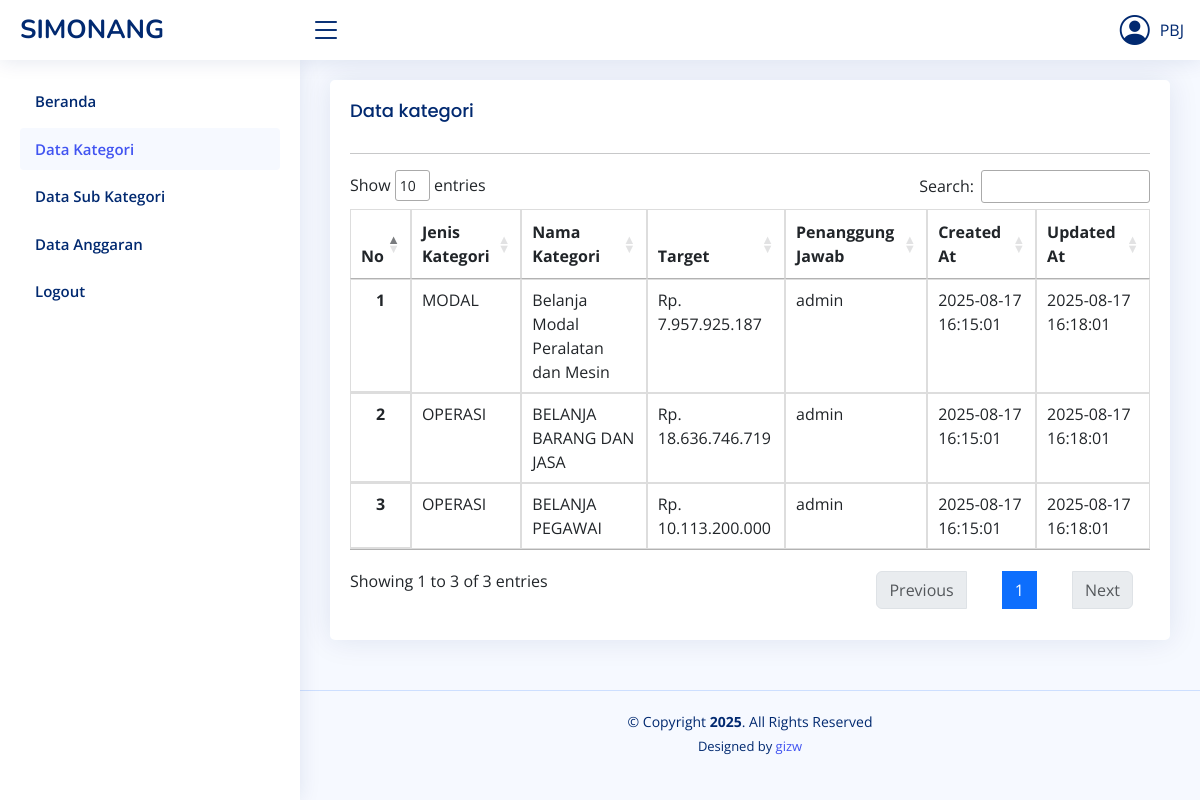
Screenshot of /kategori.php (signed in) with the database file from the repository.
### tables this page shows
CREATE TABLE `kategori` (
  `id_kategori` int(11) NOT NULL,
  `id_user` int(11) NOT NULL,
  `jns_kategori` varchar(50) NOT NULL,
  `nm_kategori` varchar(60) NOT NULL,
  `target` bigint(20) NOT NULL,
  `created_at` timestamp NOT NULL DEFAULT current_timestamp(),
  `updated_at` timestamp NOT NULL DEFAULT current_timestamp() ON UPDATE current_timestamp()
);

CREATE TABLE `pengguna` (
  `id_pengguna` int(11) NOT NULL,
  `nama` varchar(100) NOT NULL,
  `username` varchar(100) NOT NULL,
  `password` varchar(100) NOT NULL,
  `role` varchar(100) NOT NULL,
  `foto` text NOT NULL
);

### kategori.php (the view, shortened to what this page needs)
<?php include('head.php'); ?>
<body>
    <?php include('side_bar.php'); ?>
    <main id="main" class="main">
        <section class="section">
            <div class="row">
                <div class="col-lg-12">
                    <div class="card">
                        <div class="card-body">
                            <h5 class="card-title">Data kategori</h5>
                            <hr>
                            <div class="table-responsive">
                            <table class="table datatable">
                                <thead>
                                    <tr>
                                        <th scope="col">No</th>
                                        <th scope="col">Jenis Kategori</th>
                                        <th scope="col">Nama Kategori</th>
                                        <th scope="col">Target</th>
                                        <th scope="col">Penanggung Jawab</th>
                                        <th scope="col">Created At</th>
                                        <th scope="col">Updated At</th>
                                    </tr>
                                </thead>
                                <tbody>
                                    <?php
                                        require 'dbcon.php';
                                        $no = 1;
                                        $query = $conn->query("SELECT kategori.*, pengguna.nama
                                                            FROM kategori
                                                            LEFT JOIN pengguna ON kategori.id_user = pengguna.id_pengguna
                                                            ORDER BY kategori.id_kategori DESC");
                                        while ($row = $query->fetch_array()) {
                                    ?>
                                    <tr>
                                        <th scope="row"><?php echo $no++; ?></th>
                                        <td><?php echo $row['jns_kategori']; ?></td>
                                        <td><?php echo $row['nm_kategori']; ?></td>
                                        <td><?php echo 'Rp. '.number_format($row['target'], 0, ",", ".");?></td>
                                        <td><?php echo $row['nama']; ?></td>
                                        <td><?php echo $row['created_at']; ?></td>
                                        <td><?php echo $row['updated_at']; ?></td>
                                    </tr>
                                    <?php
                                        }
                                    ?>
                                </tbody>
                            </table>
                        </div>
                        </div>
                    </div>
                </div>
            </div>
        </section>
    </main>
    <?php include('footer.php'); ?>
</body>
</html>

### assets/css/style.css (style rules this page uses)
:root { scroll-behavior: smooth; }
body { font-family: "Open Sans", sans-serif; background: #f6f9ff; color: #444444; }
h1, h2, h3, h4, h5, h6 { font-family: "Nunito", sans-serif; }
#main { margin-top: 60px; padding: 20px 30px; transition: all 0.3s; }
.card { margin-bottom: 30px; border: none; border-radius: 5px; box-shadow: 0px 0 30px rgba(1, 41, 112, 0.1); }
.card-title { padding: 20px 0 15px 0; font-size: 18px; font-weight: 500; color: #012970; font-family: "Poppins", sans-serif; }
.card-body { padding: 0 20px 20px 20px; }
@media (min-width: 1200px) { #main, #footer { margin-left: 300px; } }

### head.php (style rules this page uses)
table.datatable { border-collapse: collapse; }
table.datatable th, table.datatable td { border: 1px solid #ddd; padding: 8px; }
table.datatable th { font-weight: bold; border-bottom: 2px solid #ddd; text-align:center; }
table.datatable tr:nth-child(even) { background-color: #f9f9f9; }

### rows the page displays
kategori: jns_kategori "MODAL", nm_kategori "Belanja Modal Peralatan dan Mesin", target "7.957.925.187", id_user.nama "admin", created_at "2025-08-17 16:15:01", updated_at "2025-08-17 16:18:01"
kategori: jns_kategori "OPERASI", nm_kategori "BELANJA BARANG DAN JASA", target "18.636.746.719", id_user.nama "admin", created_at "2025-08-17 16:15:01", updated_at "2025-08-17 16:18:01"
kategori: jns_kategori "OPERASI", nm_kategori "BELANJA PEGAWAI", target "10.113.200.000", id_user.nama "admin", created_at "2025-08-17 16:15:01", updated_at "2025-08-17 16:18:01"

### other values shown
$_SESSION['NAMA'] "PBJ"
